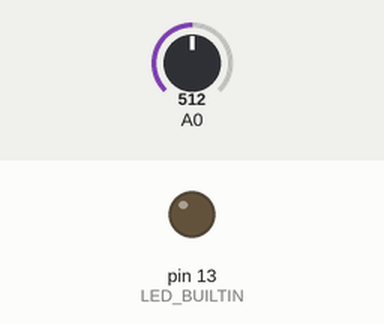
The sketch below on a simulated Arduino Uno, built with avr-gcc and run on an emulated ATmega328P. Shown: output pins drawn as LEDs (lit = HIGH). The inputs (shaded band) are chosen by the test bench; at power-on: A0 = 512. What the sketch prints to the serial monitor is not drawn.

Above: at 0.15 s.
Timing chart, 0 to 1.8 s (numbered marks = the images above):
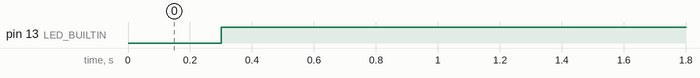

The sketch:

code.ino
```cpp
// C++ code
//
void setup()
{
  Serial.begin(9600);
  pinMode(13, OUTPUT);
  pinMode(A0, INPUT);
}

void loop()
{
  Serial.println(analogRead(A0));
  delay(300);
  if(analogRead(A0)>511){
  	digitalWrite(LED_BUILTIN, HIGH);
  	delay(1000); // Wait for 1000 millisecond(s)
  }
  else{
  	digitalWrite(LED_BUILTIN, LOW);
  	delay(1000); // Wait for 1000 millisecond(s)
  }
}
```

Measured:
- by itself, pin 13 (LED_BUILTIN): LOW → HIGH at 0.30 s
